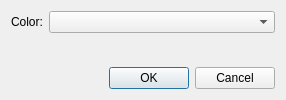
<?xml version="1.0" encoding="UTF-8"?>
<ui version="4.0">
 <class>AppletMediaSettings</class>
 <widget class="QDialog" name="AppletMediaSettings">
  <property name="geometry">
   <rect>
    <x>0</x>
    <y>0</y>
    <width>286</width>
    <height>100</height>
   </rect>
  </property>
  <property name="windowTitle">
   <string>Options</string>
  </property>
  <layout class="QVBoxLayout" name="verticalLayout_2">
   <item>
    <layout class="QVBoxLayout" name="verticalLayout">
     <item>
      <layout class="QFormLayout" name="formLayout">
       <item row="0" column="0">
        <widget class="QLabel" name="label_color">
         <property name="text">
          <string>Color:</string>
         </property>
        </widget>
       </item>
       <item row="0" column="1">
        <widget class="QComboBox" name="color"/>
       </item>
      </layout>
     </item>
     <item>
      <widget class="QDialogButtonBox" name="buttonBox">
       <property name="orientation">
        <enum>Qt::Horizontal</enum>
       </property>
       <property name="standardButtons">
        <set>QDialogButtonBox::Cancel|QDialogButtonBox::Ok</set>
       </property>
      </widget>
     </item>
    </layout>
   </item>
  </layout>
 </widget>
 <tabstops>
  <tabstop>color</tabstop>
  <tabstop>buttonBox</tabstop>
 </tabstops>
 <resources/>
 <connections>
  <connection>
   <sender>buttonBox</sender>
   <signal>accepted()</signal>
   <receiver>AppletMediaSettings</receiver>
   <slot>accept()</slot>
   <hints>
    <hint type="sourcelabel">
     <x>248</x>
     <y>254</y>
    </hint>
    <hint type="destinationlabel">
     <x>157</x>
     <y>274</y>
    </hint>
   </hints>
  </connection>
  <connection>
   <sender>buttonBox</sender>
   <signal>rejected()</signal>
   <receiver>AppletMediaSettings</receiver>
   <slot>reject()</slot>
   <hints>
    <hint type="sourcelabel">
     <x>316</x>
     <y>260</y>
    </hint>
    <hint type="destinationlabel">
     <x>286</x>
     <y>274</y>
    </hint>
   </hints>
  </connection>
 </connections>
</ui>
